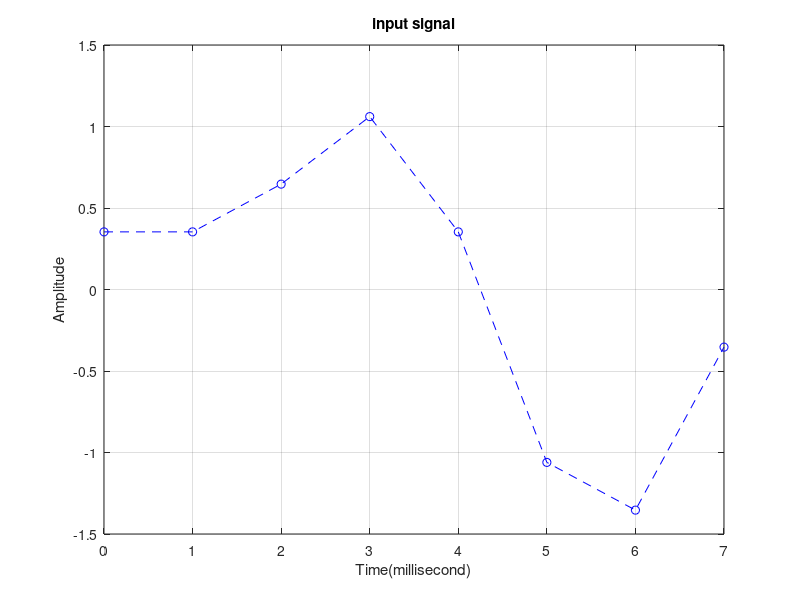
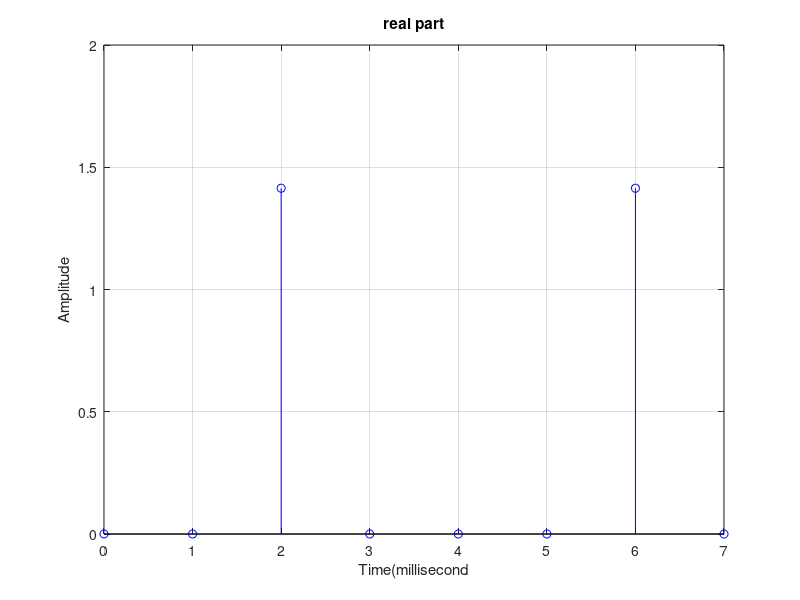
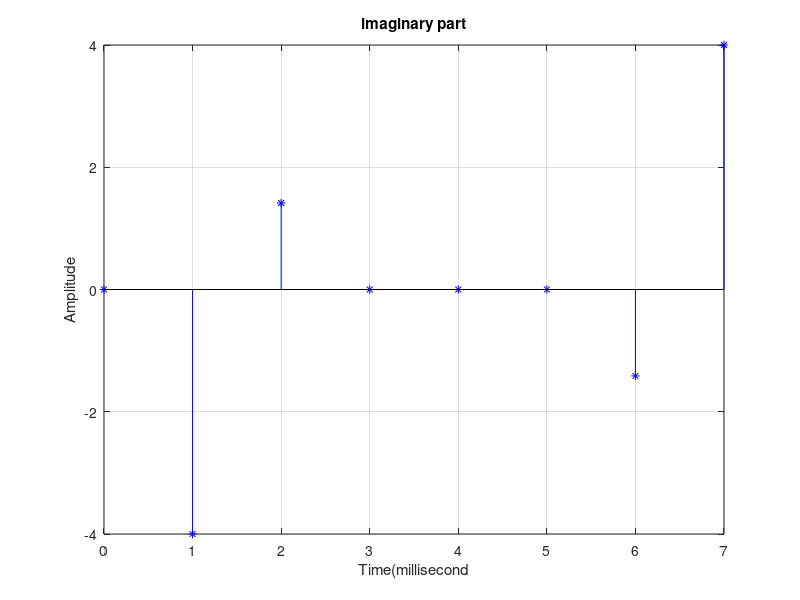
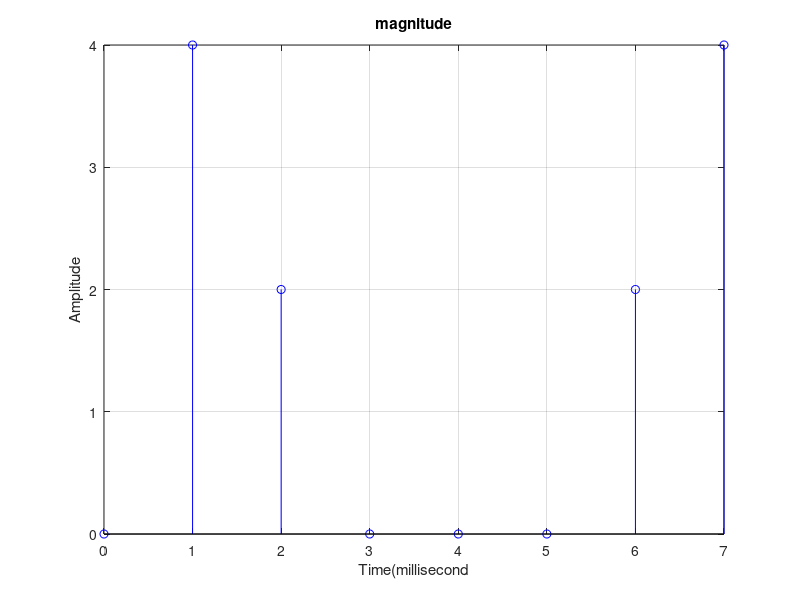

Write MATLAB code to recreate these figures, in order.
clc; clear ; close all;
dft_point=8;j=sqrt(-1);
fs=8*1e3;
ts=1/fs;

for n=1:dft_point
    m=n-1;
    %x(1,n)=sin(2*pi*1000*m*ts);
    x(1,n)=sin(2*pi*1000*m*ts)+0.5*sin(2*pi*2000*m*ts+((3*pi)/4));
end

t=0 :dft_point-1;

figure(1);
plot(t,x,'b--o');
title('input signal');
xlabel('Time(millisecond)');
ylabel('Amplitude');
grid on;
zoom xon;

N=dft_point;
for m=1:dft_point
    me=m-1;
    for i=1:N
        n=i-1;
        X(1,i)=x(1,i)*exp((-j*2*pi*n*me)/N);
    end

    X_exp(1,m)=sum(X(1,:));
    X_real(1,m)=real(X_exp(1,m));
    X_imag(1,m)=imag(X_exp(1,m));

    if X_real(1,m)>0 && X_real(1,m)<1e-10
        X_real(1,m)=0;
    end
    if X_real(1,m)<0 && X_real(1,m)>-1e-10
        X_real(1,m)=0;
    end
    if X_imag(1,m)>0 && X_imag(1,m)<1e-10
        X_imag(1,m)=0;
    end
    if X_imag(1,m)<0 && X_imag(1,m)>-1e-10
        X_imag(1,m)=0;
    end

    X_mag(1,m)=sqrt((X_real(1,m)).^2 +(X_imag(1,m).^2));
    X_rad(1,m)=atan((X_imag(1,m))/X_real(1,m));
    X_deg(1,m)=(180/3.1416)*X_rad(1,m);
    X_deg(isnan(X_deg))=0;
    
end

mf=0:N-1;

figure(2);
stem(mf,X_real,'bo');
title("real part");
xlabel('Time(millisecond');
ylabel('Amplitude');
grid on;
zoom xon;

figure(3);
stem(mf,X_imag,'b*');
title("imaginary part");
xlabel('Time(millisecond');
ylabel('Amplitude');
grid on;
zoom xon;

figure(4);
stem(mf,X_mag,'bo');
title("magnitude");
xlabel('Time(millisecond');
ylabel('Amplitude');
grid on;
zoom xon;

figure(5);
stem(mf,X_deg,'bo');
title("phase angle");
xlabel('Time(millisecond');
ylabel('Amplitude');
grid on;
zoom xon;



    
